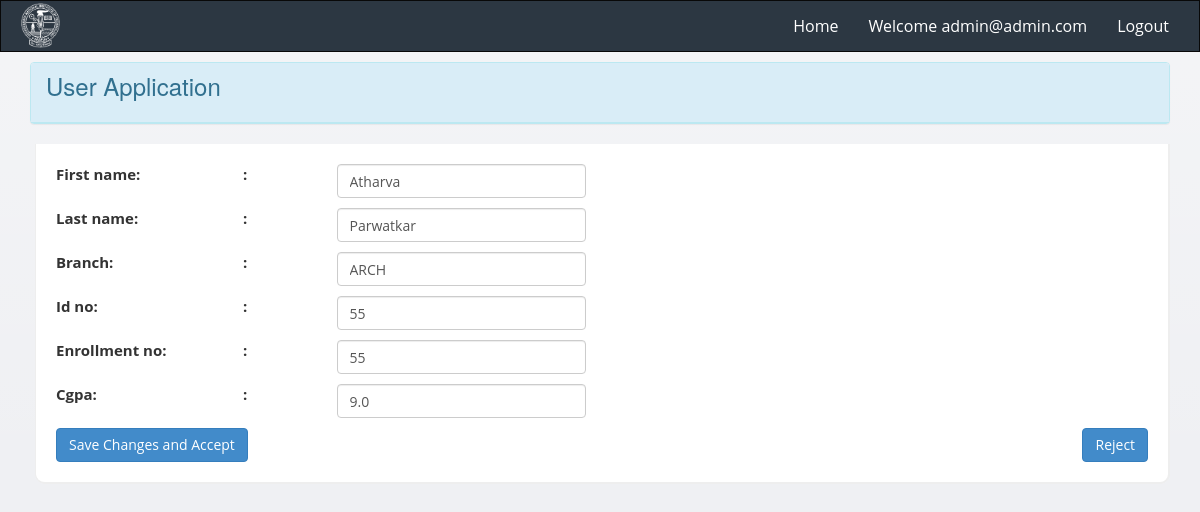
The app's page /admn/users/20v/ (signed in), older data.
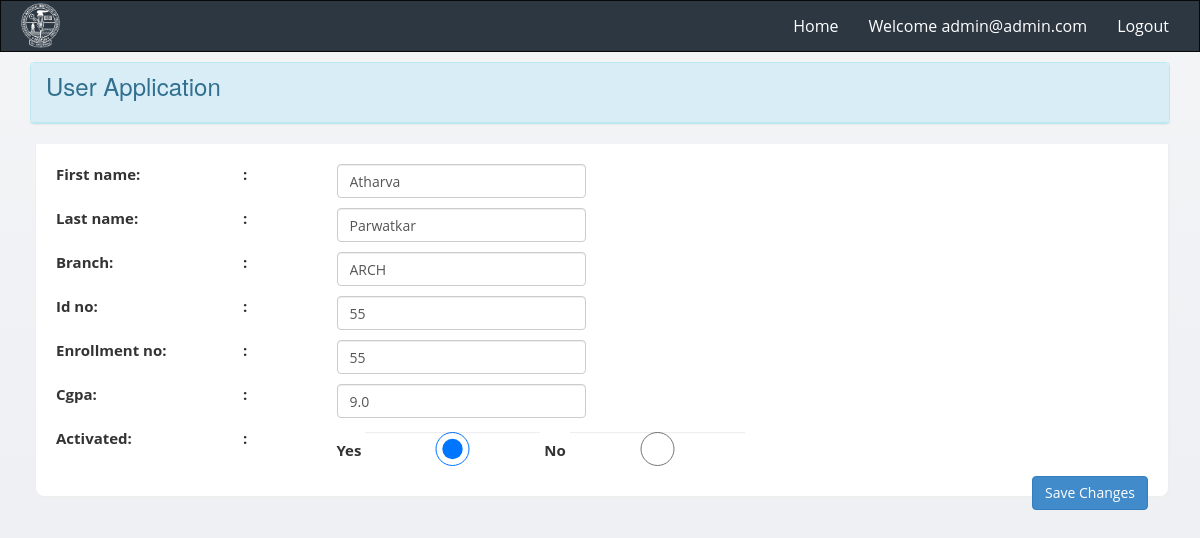
The same page, newer data.
### admn/views.py (the view, shortened to what this page needs)
# urls.py: url(r'^users/(?P<user_id>[0-9]+)v/$', views.view_user, name="viewuser"),
@user_passes_test(isUserAdmin, login_url='/admn/login/')
def view_user(request, user_id):
    curr_user = MyUser.objects.get(pk=user_id, is_admin=False)
    if curr_user is not None:
        return render(request, 'admn/view_user.html', {'curr_user': curr_user})
    else:
        return render(request, 'admn/view_user.html')

### admn/views.py (called while the page is built)
def isUserAdmin(MyUser):
    if MyUser.is_authenticated:
        if MyUser.is_admin == True:
            return True
        else:
            return False
    else:
        return False

### admn/templates/admn/view_user.html (shortened to what the changed rows need)
{% extends 'admn/base.html' %}
{% block content %}
<div class="container">
<form action="" method="post" enctype="multipart/form-data">
                <div class="content-box-large box-with-header" id="info">
                    <div class="row">
                        <div class="col-xm-2 col-md-2">
                        </div>
                        <div class="col-xm-1 col-md-1">
                        </div>
                        <div class="col-xm-7 col-md-7">
                        </div>
                    </div>
                <div class="row">
                        <div class="col-xm-2 col-md-2">
                        </div>
                        <div class="col-xm-1 col-md-1">
                        </div>
                        <div class="col-xm-7 col-md-7">
                        </div>
                    </div>
                    <div class="row">
                        <div class="col-xm-2 col-md-2">
                        </div>
                        <div class="col-xm-1 col-md-1">
                        </div>
                        <div class="col-xm-7 col-md-7">
                        </div>
                    </div>
                    <div class="row">
                        <div class="col-xm-2 col-md-2">
                        </div>
                        <div class="col-xm-1 col-md-1">
                        </div>
                        <div class="col-xm-7 col-md-7">
                        </div>
                    </div>
                    <div class="row">
                        <div class="col-xm-2 col-md-2">
                        </div>
                        <div class="col-xm-1 col-md-1">
                        </div>
                        <div class="col-xm-7 col-md-7">
                        </div>
                    </div>
                    <div class="row">
                        <div class="col-xm-2 col-md-2 ">
                        </div>
                        <div class="col-xm-1 col-md-1">
                        </div>
                        <div class="col-xm-7 col-md-7">
                        </div>
                    </div>
                        {% if curr_user.is_active == False %}
                            <button class="btn btn-primary signup" type="submit">Save Changes and Accept</button>
                            <span style="float: right"><a href="{% url 'admn:deleteuserf' curr_user.id%}" class="btn btn-primary btn-md" role="button" id="new_topic" >Reject</a></span>
                        {% endif %}
                        {% if curr_user.is_active == True %}
                            <div class="row">
                                <div class="col-xm-2 col-md-2 ">
                                    <b><label for="id_cgpa">Activated:</label></b>
                                </div>
                                <div class="col-xm-1 col-md-1">
                                    <b>:</b>
                                </div>
                                <div class="col-xm-5 col-md-5">
                                    <label for="act_yes">Yes</label>
                                    <input class="form-control" style="width: 40%; display:inline-block; margin-bottom: 10px" id="act_yes" maxlength="5" name="act" type="radio" value="True" checked="checked" />
                                    <label for="act_yes">No</label>
                                    <input class="form-control" style="width: 40%; display:inline-block; margin-bottom: 10px" id="act_no" maxlength="5" name="act" type="radio" value="False" />
                                </div>
                            </div>
                        <button class="btn btn-primary signup" type="submit" style="float: right">Save Changes</button>
                        {% endif %}
                    </div>
            </form>
</div>
{% endblock %}

Row changes from the older to the newer data that the page shows:
changed MyUser "Atharva": is_active False → True (drawn)
Text that changed along with them:
form field act: (not shown) → "☑ Yes"
form field act: (not shown) → "☐"
text no longer shown: "Save Changes and Accept Reject"
text now shown: "Activated: : Yes No Save Changes"
